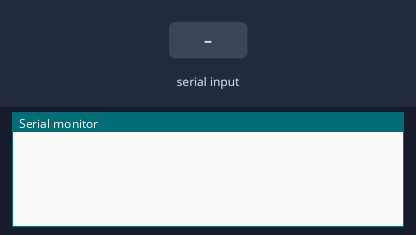
Recording of a sketch running on a simulated ESP32. Parts: the last lines printed to the serial monitor. The test bench sets the inputs (shaded band). WiFi joins after 1.5 s; servers stay silent unless stated.

Above: at 3.1 s.
3.2 s: "90,45\n" received over the second serial link
At 3.7 s:
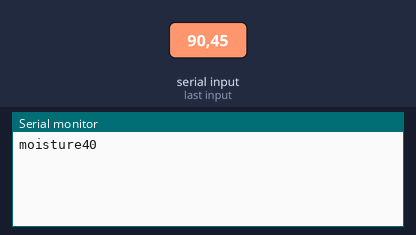
4.7 s: "30,150\n" received over the second serial link
At 5.9 s:
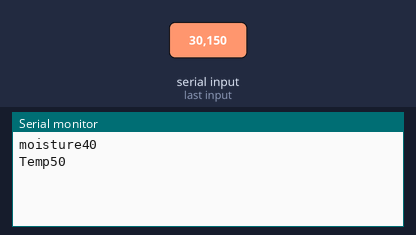
6.2 s: "200\n" received over the second serial link
At 7.2 s:
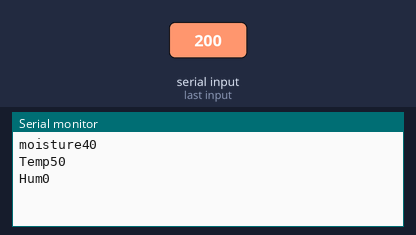

Measured:
- after the input at 3.2 s, the serial monitor: prints a new line at once (image 1)
- after the input at 4.7 s, the serial monitor: prints a new line at once (image 2)
- after the input at 6.2 s, the serial monitor: prints a new line at once (image 3)

The sketch:

ESP321.ino
```cpp
#define BLYNK_TEMPLATE_ID "TMPLTka5b8wN"
#define BLYNK_DEVICE_NAME "Greenhouse Strawberry"
#define BLYNK_FIRMWARE_VERSION "0.1.0"
#define BLYNK_PRINT Serial

#include "SoftwareSerial.h"
#define APP_DEBUG
#include "BlynkEdgent.h"

SoftwareSerial Esp(35,34);//rx,tx
int serial;

void setup()
{
  Serial.begin(115200);
  Esp.begin(9600);
  pinMode(35,INPUT);
  pinMode(34,OUTPUT);
  delay(100);
  BlynkEdgent.begin();
}

void Greenhouse()
{
  if(Esp.available() >0)
    {
      serial = Esp.parseInt();
      if (serial >=50 && serial < 100)
        {
          int Soil = serial - 50;
          Serial.print("moisture"); Serial.println(Soil);
          Blynk.virtualWrite(V0,Soil);
        }
      if(serial >=100 && serial < 200)
        {
          int Temp = serial - 100;
          Serial.print("Temp"); Serial.println(Temp);
          Blynk.virtualWrite(V1,Temp);
        }
      if(serial >=200 && serial < 300)
        {
          int Hum = serial - 200;
          Serial.print("Hum"); Serial.println(Hum);
          Blynk.virtualWrite(V2,Hum);
        }
      if(serial >=300 && serial < 350)
        {
          int Lamp = serial - 300;
          Serial.print("Lamp"); Serial.println(Lamp);
          Blynk.virtualWrite(V3,Lamp);
        }
      if(serial >=350 && serial < 400)
        {
          int Valve = serial - 350;
          Serial.print("Valve"); Serial.println(Valve);
          Blynk.virtualWrite(V4,Valve);
        }
      if(serial >=400 && serial < 450)
        {
          int Fan = serial - 400;
          Serial.print("Fan"); Serial.println(Fan);
          Blynk.virtualWrite(V5,Fan);
        }
    }
  else
    {
    }
}


void loop()
{
  BlynkEdgent.run();
  Greenhouse();


}
```
